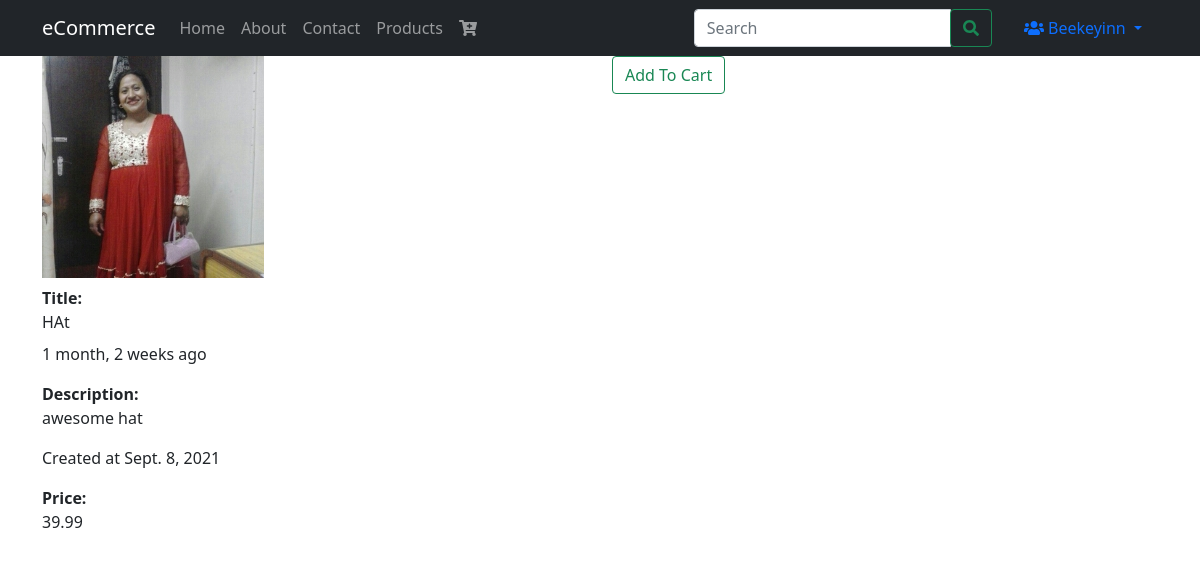
The page /products/HAt (signed in) on the database its author committed.
### accounts/models.py (models this page shows, shortened)
class User(AbstractBaseUser):
    email   = models.EmailField(unique=True, max_length=255)
    fullname = models.CharField(max_length=255, null=True, blank=True)
    is_active  = models.BooleanField(default=True)
    staff   = models.BooleanField(default=False)
    admin   = models.BooleanField(default=False)
    timestamp = models.DateTimeField(auto_now_add=True)
    USERNAME_FIELD = 'email'
    REQUIRED_FIELDS = []
    objects = UserManager()

### products/models.py (models this page shows, shortened)
class Product(models.Model):
    title = models.CharField(max_length=120)
    slug = models.SlugField(blank=True,unique=True)
    description = models.TextField()
    price = models.DecimalField(decimal_places=2,max_digits=6)
    image = models.ImageField(upload_to=upload_img_path)
    timestamp = models.DateTimeField(auto_now_add=True)
    featured = models.BooleanField(default=False)
    active = models.BooleanField(default=True)
    objects = ProductManager(   )

### products/views.py (the view)
# urls.py: path('<slug:slug>',ProductDetailSlugView.as_view(),name="detail"),
class ProductDetailSlugView(ObjectViewedMixin, DetailView):
    model           = Product
    template_name   = "product/product_detail.html"
    def get_context_data(self, **kwargs):
        context = super().get_context_data(**kwargs)
        cart_obj, new_obj = Cart.objects.new_or_get(self.request)
        context["cart"] = cart_obj
        return context
    def get_object(self,*args, **kwargs):
        request = self.request
        slug = self.kwargs.get('slug')
        try:
            instance = Product.objects.get(slug=slug,active=True)
        except Product.DoesNotExist:
            raise Http404("Product not Found.")
        except Product.MultipleObjectsReturned:
            qs = Product.objects.filter(slug=slug,active=True)
            return qs.first()
        except:
            raise Http404('Uhhmmm..')
        return instance
        return Product.objects.features()

### analytics/mixin.py (called while the page is built)
    def get_context_data(self, *args, **kwargs):
        context = super().get_context_data(*args, **kwargs)
        request = self.request
        instance = context.get('object')
        if instance:
            object_viewed_signal.send(instance.__class__,instance=instance,request=request)
        return context

### analytics/models.py (called while the page is built)
def object_viewed_receiver( sender, instance, request, *args, **kwargs):
    c_type = ContentType.objects.get_for_model(sender)
    new_view_object = ObjectViewed.objects.create(
        user = request.user,
        ip_address = get_client_ip(request),
        object_id = instance.id,
        content_type = c_type,
    )

### analytics/utils.py (called while the page is built)
def get_client_ip(request):
    x_forwarded_for = request.META.get('HTTP_X_FORWARDED_FOR')
    if x_forwarded_for:
        ip = x_forwarded_for.split(",")[0]
    else:
        ip = request.META.get('REMOTE_ADDR',None)
    return ip

### carts/models.py (called while the page is built)
def pre_save_cart_receiver(sender, instance,*args, **kwargs):
    if instance.subtotal>0:
        instance.total = float(instance.subtotal) * float(1.08)
    else:
        instance.total = 0.00

    def new_or_get(self, request):
        cart_id = request.session.get("cart_id",None)
        qs = self.get_queryset().filter(id=cart_id)
        if qs.count()==1:
            new_obj=False
            cart_obj = qs.first()
            if request.user.is_authenticated and cart_obj.user is None:
                cart_obj.user = request.user
                cart_obj.save()
        else:
            cart_obj = Cart.objects.new(user=request.user)
            new_obj=True
            request.session["cart_id"] = cart_obj.id
        return cart_obj, new_obj

    def new(self, user=None):
        user_obj = None
        if user is not None:
            if user.is_authenticated:
                user_obj = user
        return self.model.objects.create(user=user_obj)

### orders/models.py (called while the page is built)
def post_save_cart_total(instance, sender,created, *args, **kwargs):
    if not created:
        cart_obj = instance
        cart_total = cart_obj.total
        print(cart_total)
        cart_id = cart_obj.id
        qs = Order.objects.filter(cart__id=cart_id)
        if qs.count()==1:
            order_obj = qs.first()
            order_obj.update_total()

### products/models.py (called while the page is built)
    def active(self):
        return self.filter(active=True)

    def get_queryset(self):
        return ProductQuerySet(self.model,using=self._db)

    def all(self):
        return self.get_queryset().active()  # Product.objects.all().filter(active=True)

### templates/product/product_detail.html (shortened to what this page needs)
{% extends "includes/base.html" %}
{% load static %}
{% block content %}
<div class="row">
  <div class="col-12 col-md-6" >
    <dl>
      <dd>
        <img src="{{ object.image.url }}" class="img-fluid">
      </dd>
      <dt>Title:</dt>
      <dd>{{ object.title }}</dd>
      <p>{{ object.timestamp | timesince }} ago</p>
      <dt>Description:</dt>
      <dd>
        {{object.description|linebreaks}}
      </dd>
        <p>Created at {{ object.timestamp|date }}</p>
      <dt>Price:</dt>
      <dd>{{object.price}}</dd>
  </dl>
  </div>
  <div class="col-12 col-md-6" >
      {% include 'product/snippet/add_to_cart.html' with product=object cart=cart %}
  </div>
</div>
{% endblock %}

### templates/includes/navbar.html (shortened to what this page needs)
<nav class="navbar navbar-expand-lg navbar-dark bg-dark">
  <div class="container">
    <a class="navbar-brand" href="{% url 'homepage' %}">
      {% if brand_name %}
        {{brand_name}}
      {% else %}
        eCommerce
      {% endif %}
    </a>
    <div class="collapse navbar-collapse" id="navbarSupportedContent">
      <ul class="navbar-nav me-auto mb-2 mb-lg-0">
        <li class="nav-item ">
          <a class="nav-link  " aria-current="page" href="{% url 'homepage' %}">Home</a>
        </li>
        <li class="nav-item">
          <a class="nav-link  " href="{% url 'about' %}">About</a>
        </li>
        <li class="nav-item">
          <a class="nav-link
            " href="{% url 'contact' %}">Contact</a>
        </li>
        <li class="nav-item">
          <a class="nav-link
            " href="{% url 'products:products' %}">Products</a>
        </li>
        <li class="nav-item">
          <a class="nav-link
            " href="{% url 'Carts:home' %}"> <i class="fa fa-cart-plus" ></i>
            </a>
        </li>
      </ul>
      {% include 'search/snippet/search_form.html' %}
      <div class="dropdown open ms-3">
          <a class="nav-link dropdown-toggle" type="button" id="triggerId" data-bs-toggle="dropdown" aria-haspopup="true"
              aria-expanded="false">
                <i class="fa fa-users" aria-hidden="true"></i>{% if request.user.is_authenticated %}
                  {% if request.user.fullname %}
                    {{ request.user.fullname|capfirst }}
                  {% else %}
                      {{ request.user }}
                  {% endif %}
                {% else %}
                  User
                {% endif %}
              </a>
        </div>
    </div>
  </div>
</nav>

### rows shown on the page
User: user.fullname "Beekeyinn"
Product: image (picture), title "HAt", timestamp "1 month, 2 weeks", description "awesome hat", timestamp "Sept. 8, 2021", price "39.99"

### other values the page prints
{{ brand_name }} "eCommerce"
